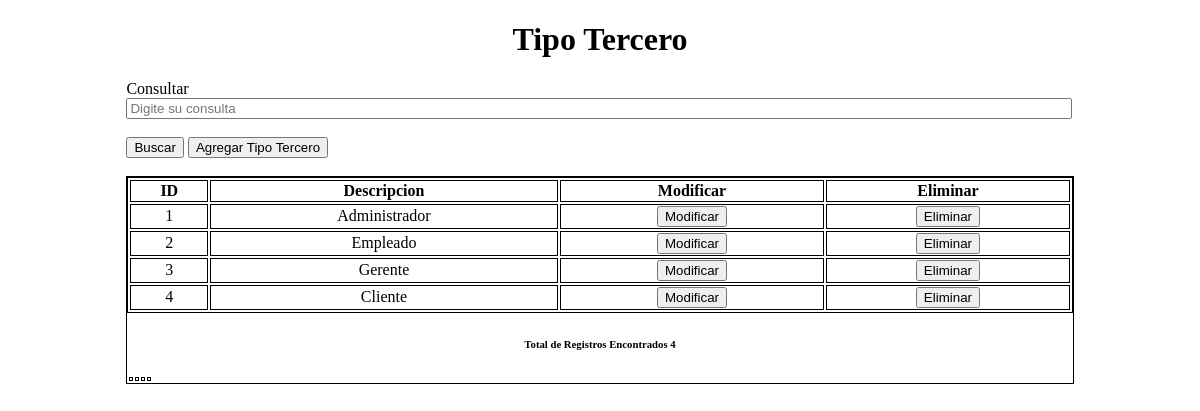
Screenshot of /auto/Vistas/Tipotercero.php with the database file from the repository.
### tables this page shows
CREATE TABLE `tipo_terceros` (
  `ID_tipo_terceros` int(10) NOT NULL,
  `Descripcion` text NOT NULL
);

### auto/Vistas/Tipotercero.php (the view, shortened to what this page needs)
<?php
    include ("../conexion/conectar.php")
?>
<?php
$correrPagina = $_SERVER["PHP_SELF"];
$maximoDatos = 6;
$paginaNumero = 0;
$inicia = $paginaNumero * $maximoDatos;
?>
<?php
if(isset($_POST["consulta"]))
{
    $c = new Conexion();
    $cone = $c->conectando();
    $sql = "select * from tipo_terceros where Descripcion like '%$obj->Descripcion%'";
    $limite =sprintf("%s limit %d, %d",$sql, $inicia, $maximoDatos);
    $resultado = mysqli_query($cone,$limite);
    $arreglo = mysqli_fetch_row($resultado);
}else{
    $c = new Conexion();
    $cone = $c->conectando();
    $sql = "select * from tipo_terceros";
    $limite =sprintf("%s limit %d, %d",$sql, $inicia, $maximoDatos);
    $resultado = mysqli_query($cone,$limite);
    $arreglo = mysqli_fetch_row($resultado);
}
?>
<?php
if(isset($_GET['totalArreglo'])){
	$totalArreglo = $_GET['totalArreglo'];
}
	else{
		$lista = mysqli_query($cone,$sql);
		$totalArreglo = mysqli_num_rows($lista);
	}
$totalPagina = ceil($totalArreglo/$maximoDatos)-1;
?>
<?php
$cargarPagina = "";
$cargarPagina = sprintf("&totalArreglo=%d%s", $totalArreglo, $cargarPagina);
?>
<!DOCTYPE html>
<html lang="es">
<head>
    <link rel="stylesheet" href="CSS/estilo.css">
</head>
<body>
    <h1 style="text-align: center;">Tipo Tercero</h1>
    <form action="" method="POST">
        <div class="consultas">
            <label for="" style="margin-right: 5px;">Consultar</label>
            <input type="text" id="Descripcion" name="Descripcion" style="width: 99%;" placeholder="Digite su consulta">
            <br><br>
            <button type="submit" name="consulta">Buscar</button>
            <a href="agregarTipoTercero.php"><button type="button">Agregar Tipo Tercero</button></a>
            <br>
        </div>
        <br>
            <div class="formM">
                <table class="tabla">
                    <thead>
                        <th>ID</th>
                        <th>Descripcion</th>
                        <th>Modificar</th>
                        <th>Eliminar</th>
                    </thead>
                    <?php
                    do{
                ?>
                <tbody>
                    <tr>
                        <td><?php echo $arreglo[0] ?></td>
                        <td><?php echo $arreglo[1] ?></td>
                        <td class="letra">
                            <a href="<?php if($arreglo[0] <> ""){
                                echo "modificarTipoTercero.php?key=".urlencode($arreglo[0]);
                            }else{
                                echo "<script> alert('Debe de consultar primero')</sccript>";
                            }?>">
                                <button name="modi" type="button" >Modificar</button>
                            </a>
                        </td>
                        <td class="letra">
                            <a href="<?php if($arreglo[0]<>""){
                                        echo "eliminarTipoTercero.php?key=".urlencode($arreglo[0]);
                            }else{
                                echo "<script> alert('debe de consultar primero')</sccript>";
                            }
                                ?>">
                                <button name="elim" type="button" >Eliminar</button>
                            </a>
                        </td>
                    </tr>
                </tbody>
                <?php
                    }while($arreglo = mysqli_fetch_row($resultado));
                ?>
                </table>
                <h6><?php printf("Total de Registros Encontrados %d", $totalArreglo) ?></h6>
            <table border=0>
                 <tr>
                 <td>
                 </td>
                 <td>
                     <?php
                     if($paginaNumero > 0){
                 ?>
                     <a href="<?php printf("%s?paginaNumero=%d%s",$correrPagina, max(0,$paginaNumero-1),$cargarPagina) ?>" id="paginador" > << Anterior </a> <?php }?></td>
                 <td>
                     <?php
                     if($paginaNumero < $totalPagina ){
                     ?>
                      <a href="<?php printf("%s?paginaNumero=%d%s",$correrPagina, min($totalPagina,$paginaNumero+1),$cargarPagina) ?>" id="paginador"> Siguiente >>  </a> <?php }?></td>
                 <td>
                 <?php
                     if($paginaNumero < $totalPagina ){
                 ?>
                 <a href="<?php printf("%s?paginaNumero=%d%s",$correrPagina, $totalPagina,$cargarPagina) ?>" id="paginador"> Ultima ></a> <?php } ?></td>
                 </tr>
                 </table>
            </div>
    </form>
</body>
</html>

### auto/Vistas/CSS/estilo.css (style rules this page uses)
.formM { border: black solid 1px; margin-left: 10%; margin-right: 10%; background-color: white; text-align: center; }
.tabla { width: 100%; border: 1px solid black; }
.tabla th,td { border: black solid 1px; }
.consultas { padding-left: 10%; padding-right: 10%; }

### rows the page displays
tipo_terceros: ID_tipo_terceros "1", Descripcion "Administrador"
tipo_terceros: ID_tipo_terceros "2", Descripcion "Empleado"
tipo_terceros: ID_tipo_terceros "3", Descripcion "Gerente"
tipo_terceros: ID_tipo_terceros "4", Descripcion "Cliente"

### other values shown
$totalArreglo "4"
